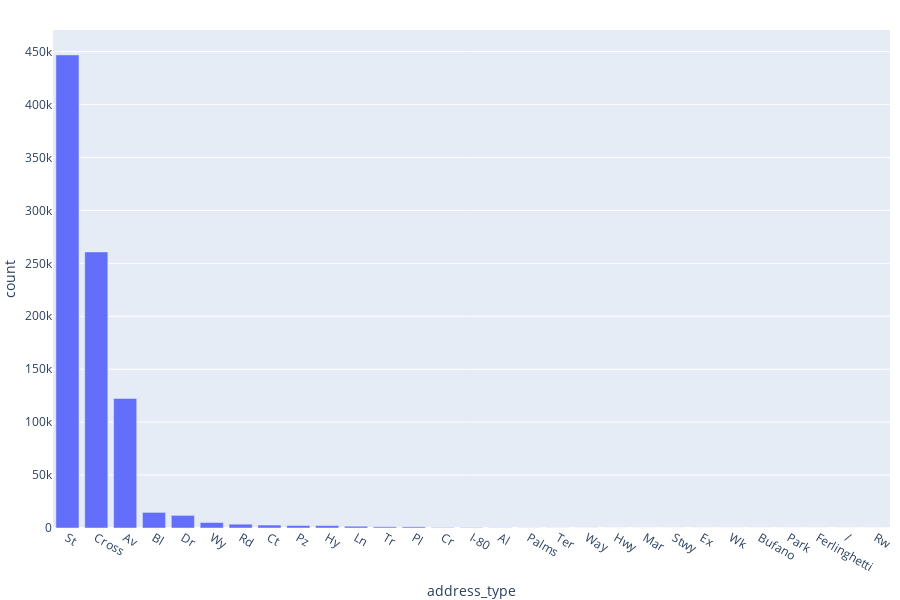

Source (notebook cell):
### Markdown cell above
* the `Larceny/Theft` `category` is the most occurred type of crime in the all the years
* we also see that the data is not balanced which leads to the fact that stratification is needed

### Code cell
plot_column_distribution(df=train_sf_df, column='address_type')

### Figure 1 — Plotly figure (JSON) as saved in the notebook; plotly's stock layout.template omitted (floating-point values rounded to 4 significant figures)
{"data": [{"alignmentgroup": "True", "hovertemplate": "address_type=%{x}<br>count=%{y}<extra></extra>", "legendgroup": "", "marker": {"color": "#636efa", "pattern": {"shape": ""}}, "name": "", "offsetgroup": "", "orientation": "v", "showlegend": false, "textposition": "auto", "type": "bar", "x": ["St", "Cross", "Av", "Bl", "Dr", "Wy", "Rd", "Ct", "Pz", "Hy", "Ln", "Tr", "Pl", "Cr", "I-80", "Al", "Palms", "Ter", "Way", "Hwy", "Mar", "Stwy", "Ex", "Wk", "Bufano", "Park", "Ferlinghetti", "/", "Rw"], "xaxis": "x", "y": [446929, 260814, 122400, 14735, 11935, 5168, 3610, 2797, 2347, 2281, 1668, 1115, 1072, 358, 322, 179, 84, 78, 55, 31, 21, 15, 11, 5, 5, 5, 4, 4, 1], "yaxis": "y"}], "layout": {"autosize": true, "barmode": "relative", "height": 600, "hovermode": "closest", "legend": {"tracegroupgap": 0}, "margin": {"b": 0, "l": 10, "r": 10, "t": 30}, "showlegend": true, "xaxis": {"anchor": "y", "domain": [0, 1], "title": {"text": "address_type"}}, "yaxis": {"anchor": "x", "domain": [0, 1], "title": {"text": "count"}}}}
